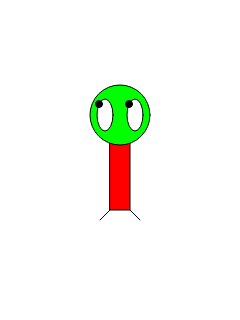
Frame 1 (no input)
Frame 60 (no input): identical to frame 1, image omitted
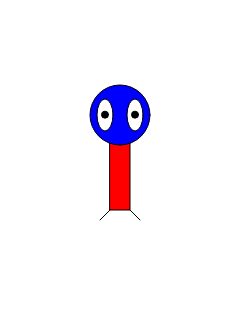
Frame 120 (the mouse pressed at the canvas centre since frame 60)

The p5.js sketch that drew these frames (run headless with seeded random() and noise() and a simulated clock; from frame 60 on, the mouse is pressed at the canvas centre):

// p5.js sketch
// ── sketch.js
function setup() {
  createCanvas(240, 320);
  red = 0;
  green = 255;
  blue = 0;
}

function draw() {
  background(255);
  ellipseMode(CENTER);
  rectMode(CENTER);

  // Body
  fill(255, 0, 0);
  rect(120, 160, 20, 100);

  // Head
  fill(red, green, blue);
  ellipse(120, 115, 60, 60);

  // Eyes
  fill(255);
  ellipse(105, 115, 16, 32);
  ellipse(135, 115, 16, 32);

  // Pupils
  fill(0);
  var XPlus = mouseX / 20;
  if (XPlus > 12) {
    XPlus = 12;
  }
  var YPlus = mouseY / 15;
  if (YPlus > 22) {
    YPlus = 22;
  }
  var Xas = 99 + XPlus;
  var Yas = 104 + YPlus;
  ellipse(Xas, Yas, 7, 7);
  Xas = 129 + XPlus;
  Yas = 104 + YPlus;
  ellipse(Xas, Yas, 7, 7);

  // Legs
  line(110, 210, 100, 220);
  line(130, 210, 140, 220);
}

function mousePressed() {
  if (red === 0 && green === 255 && blue === 0) {
    green = 0;
    blue = 255;
  } else {
    if (red === 0 && green === 0 && blue === 255) {
      blue = 0;
      red = 255;
    } else {
      if (red === 255 && green === 0 && blue === 0) {
        red = 0;
        green = 255;
      }
    }
  }
}
